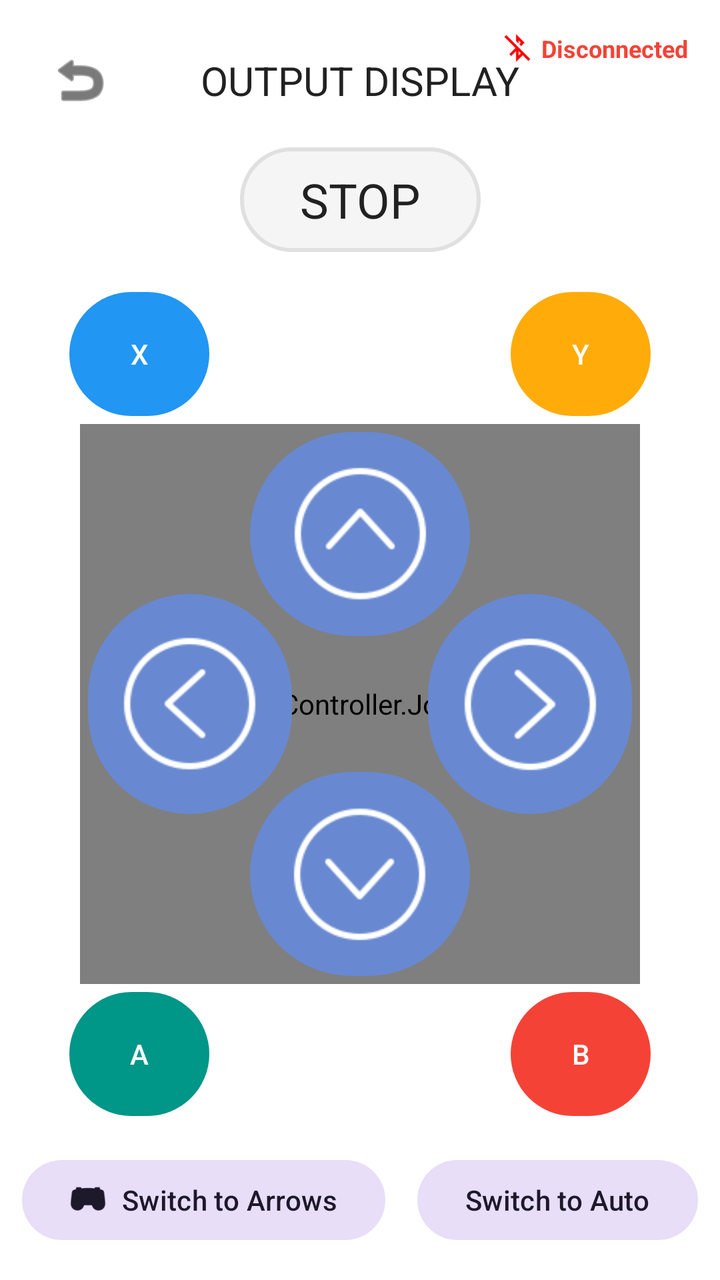
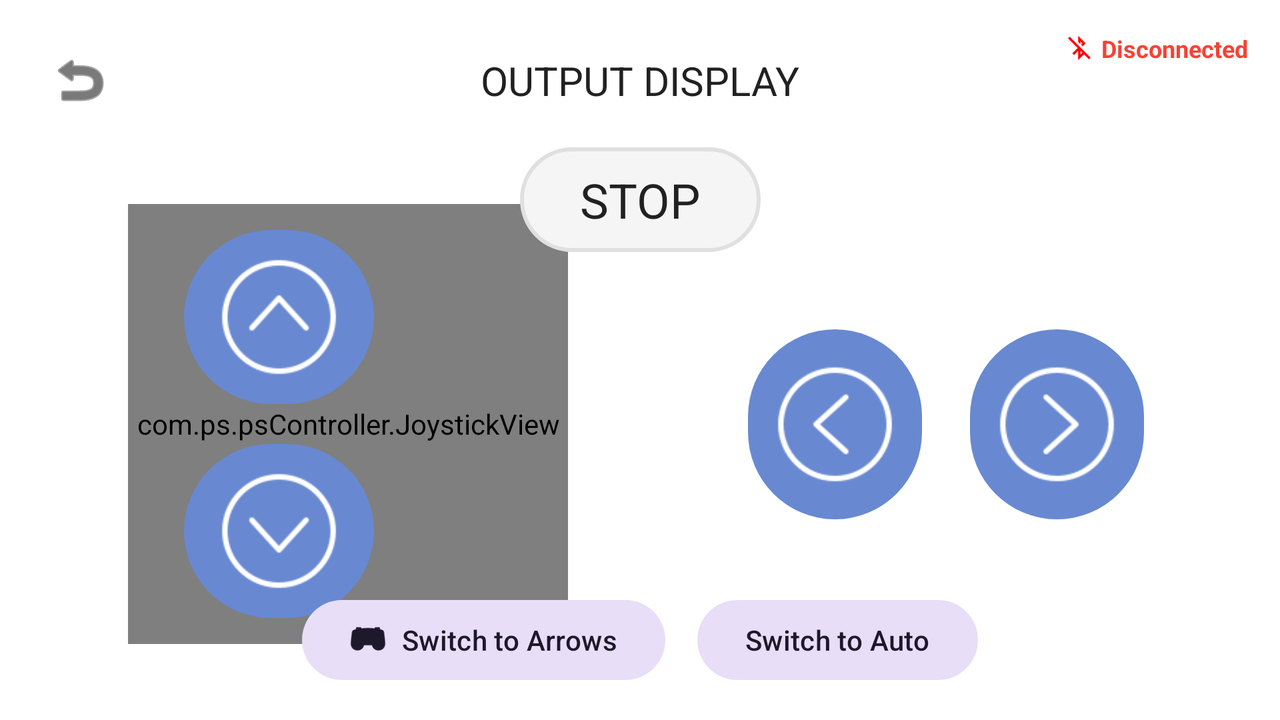

Two renders of one Android screen. The first uses the default layout on a phone; the second uses the alternative layout the repository ships for a different screen configuration, on a matching device. The two XML files are below.
<!-- AndroidManifest.xml: application theme Theme.KNSS -->
<!-- res/layout/gmaing_pad.xml -->
<?xml version="1.0" encoding="utf-8"?>
<androidx.constraintlayout.widget.ConstraintLayout xmlns:android="http://schemas.android.com/apk/res/android"
    xmlns:app="http://schemas.android.com/apk/res-auto"
    xmlns:tools="http://schemas.android.com/tools"
    android:layout_width="match_parent"
    android:layout_height="match_parent"
    android:background="#FFFFFF">

    <LinearLayout
        android:id="@+id/statusContainer"
        android:layout_width="wrap_content"
        android:layout_height="wrap_content"
        android:layout_marginTop="16dp"
        android:layout_marginEnd="16dp"
        android:gravity="center_vertical"
        android:orientation="horizontal"
        app:layout_constraintEnd_toEndOf="parent"
        app:layout_constraintTop_toTopOf="parent">

        <ImageView
            android:id="@+id/statusIcon"
            android:layout_width="16dp"
            android:layout_height="16dp"
            android:layout_marginEnd="4dp"
            android:src="@drawable/disconnected" />

        <TextView
            android:id="@+id/connectionStatus"
            android:layout_width="wrap_content"
            android:layout_height="wrap_content"
            android:text="Disconnected"
            android:textColor="#F44336"
            android:textSize="12sp"
            android:textStyle="bold" />
    </LinearLayout>

    <TextView
        android:id="@+id/outputDisplay"
        android:layout_width="wrap_content"
        android:layout_height="wrap_content"
        android:layout_marginTop="20dp"
        android:background="@drawable/rounded_bg"
        android:paddingStart="30dp"
        android:paddingTop="10dp"
        android:paddingEnd="30dp"
        android:paddingBottom="10dp"
        android:text="STOP"
        android:textColor="#212121"
        android:textSize="24sp"
        app:layout_constraintEnd_toEndOf="parent"
        app:layout_constraintStart_toStartOf="parent"
        app:layout_constraintTop_toBottomOf="@+id/title2" />

    <TextView
        android:id="@+id/title2"
        android:layout_width="wrap_content"
        android:layout_height="wrap_content"
        android:text="OUTPUT DISPLAY"
        android:textColor="#212121"
        android:textSize="20sp"
        app:layout_constraintBottom_toBottomOf="@+id/btnBack"
        app:layout_constraintEnd_toEndOf="parent"
        app:layout_constraintStart_toStartOf="parent"
        app:layout_constraintTop_toTopOf="@+id/btnBack" />

    <ImageButton
        android:id="@+id/btnBack"
        android:layout_width="48dp"
        android:layout_height="48dp"
        android:layout_marginStart="16dp"
        android:layout_marginTop="16dp"
        android:background="?attr/selectableItemBackgroundBorderless"
        android:src="@android:drawable/ic_menu_revert"
        app:layout_constraintStart_toStartOf="parent"
        app:layout_constraintTop_toTopOf="parent"
        app:tint="#212121" />

    <com.ps.psController.JoystickView
        android:id="@+id/joystickView"
        android:layout_width="280dp"
        android:layout_height="280dp"
        app:layout_constraintBottom_toBottomOf="parent"
        app:layout_constraintEnd_toEndOf="parent"
        app:layout_constraintStart_toStartOf="parent"
        app:layout_constraintTop_toBottomOf="@+id/btnBack"
        app:layout_constraintVertical_chainStyle="packed" />

    <androidx.constraintlayout.widget.ConstraintLayout
        android:id="@+id/arrowKeysContainer"
        android:layout_width="280dp"
        android:layout_height="280dp"
        android:visibility="gone"
        app:layout_constraintBottom_toBottomOf="@+id/joystickView"
        app:layout_constraintEnd_toEndOf="parent"
        app:layout_constraintStart_toStartOf="parent"
        app:layout_constraintTop_toTopOf="@+id/joystickView"
        tools:visibility="visible">

        <com.google.android.material.button.MaterialButton
            android:id="@+id/btnUp"
            android:layout_width="110dp"
            android:layout_height="110dp"
            app:backgroundTint="#6889D1"
            app:cornerRadius="55dp"
            app:elevation="4dp"
            app:icon="@drawable/forward"
            app:iconGravity="textStart"
            app:iconPadding="0dp"
            app:iconSize="75dp"
            app:iconTint="@color/white"
            app:layout_constraintEnd_toEndOf="parent"
            app:layout_constraintStart_toStartOf="parent"
            app:layout_constraintTop_toTopOf="parent" />

        <com.google.android.material.button.MaterialButton
            android:id="@+id/btnDown"
            android:layout_width="110dp"
            android:layout_height="110dp"
            android:rotation="180"
            app:backgroundTint="#6889D1"
            app:cornerRadius="55dp"
            app:elevation="4dp"
            app:icon="@drawable/forward"
            app:iconGravity="textStart"
            app:iconPadding="0dp"
            app:iconSize="75dp"
            app:iconTint="@color/white"
            app:layout_constraintBottom_toBottomOf="parent"
            app:layout_constraintEnd_toEndOf="parent"
            app:layout_constraintStart_toStartOf="parent" />

        <com.google.android.material.button.MaterialButton
            android:id="@+id/btnLeft"
            android:layout_width="110dp"
            android:layout_height="110dp"
            android:rotation="270"
            app:backgroundTint="#6889D1"
            app:cornerRadius="55dp"
            app:elevation="4dp"
            app:icon="@drawable/forward"
            app:iconGravity="textStart"
            app:iconPadding="0dp"
            app:iconSize="75dp"
            app:iconTint="@color/white"
            app:layout_constraintBottom_toBottomOf="parent"
            app:layout_constraintStart_toStartOf="parent"
            app:layout_constraintTop_toTopOf="parent" />

        <com.google.android.material.button.MaterialButton
            android:id="@+id/btnRight"
            android:layout_width="110dp"
            android:layout_height="110dp"
            android:rotation="90"
            app:backgroundTint="#6889D1"
            app:cornerRadius="55dp"
            app:elevation="4dp"
            app:icon="@drawable/forward"
            app:iconGravity="textStart"
            app:iconPadding="0dp"
            app:iconSize="75dp"
            app:iconTint="@color/white"
            app:layout_constraintBottom_toBottomOf="parent"
            app:layout_constraintEnd_toEndOf="parent"
            app:layout_constraintTop_toTopOf="parent" />

    </androidx.constraintlayout.widget.ConstraintLayout>

    
    <com.google.android.material.button.MaterialButton
        android:id="@+id/btnX"
        android:layout_width="70dp"
        android:layout_height="70dp"
        android:text="X"
        android:textColor="@color/white"
        app:backgroundTint="#2196F3"
        app:cornerRadius="35dp"
        app:layout_constraintBottom_toTopOf="@+id/joystickView"
        app:layout_constraintEnd_toEndOf="parent"
        app:layout_constraintHorizontal_bias="0.12"
        app:layout_constraintStart_toStartOf="parent"
        app:layout_constraintTop_toBottomOf="@+id/btnBack"
        app:layout_constraintVertical_bias="1.0" />

    <com.google.android.material.button.MaterialButton
        android:id="@+id/btnY"
        android:layout_width="70dp"
        android:layout_height="70dp"
        android:text="Y"
        android:textColor="@color/white"
        app:backgroundTint="#FFAC0A"
        app:cornerRadius="35dp"
        app:layout_constraintBottom_toTopOf="@+id/joystickView"
        app:layout_constraintEnd_toEndOf="parent"
        app:layout_constraintHorizontal_bias="0.88"
        app:layout_constraintStart_toStartOf="parent"
        app:layout_constraintTop_toBottomOf="@+id/btnBack"
        app:layout_constraintVertical_bias="1.0" />

    
    <com.google.android.material.button.MaterialButton
        android:id="@+id/btnA"
        android:layout_width="70dp"
        android:layout_height="70dp"
        android:text="A"
        android:textColor="@color/white"
        app:backgroundTint="#009688"
        app:cornerRadius="35dp"
        app:layout_constraintEnd_toEndOf="parent"
        app:layout_constraintHorizontal_bias="0.12"
        app:layout_constraintStart_toStartOf="parent"
        app:layout_constraintTop_toBottomOf="@+id/joystickView" />

    <com.google.android.material.button.MaterialButton
        android:id="@+id/btnB"
        android:layout_width="70dp"
        android:layout_height="70dp"
        android:text="B"
        android:textColor="@color/white"
        app:backgroundTint="#F44336"
        app:cornerRadius="35dp"
        app:layout_constraintEnd_toEndOf="parent"
        app:layout_constraintHorizontal_bias="0.88"
        app:layout_constraintStart_toStartOf="parent"
        app:layout_constraintTop_toBottomOf="@+id/joystickView" />

    <LinearLayout
        android:layout_width="wrap_content"
        android:layout_height="wrap_content"
        android:layout_marginBottom="16dp"
        android:gravity="center_vertical"
        android:orientation="horizontal"
        app:layout_constraintBottom_toBottomOf="parent"
        app:layout_constraintEnd_toEndOf="parent"
        app:layout_constraintStart_toStartOf="parent">

        <com.google.android.material.button.MaterialButton
            android:id="@+id/btnToggleMode"
            style="@style/Widget.Material3.Button.TonalButton"
            android:layout_width="wrap_content"
            android:layout_height="wrap_content"
            android:layout_marginEnd="8dp"
            android:text="Switch to Arrows"
            app:icon="@drawable/controller" />

        <com.google.android.material.button.MaterialButton
            android:id="@+id/btnToggleAuto"
            style="@style/Widget.Material3.Button.TonalButton"
            android:layout_width="wrap_content"
            android:layout_height="wrap_content"
            android:layout_marginStart="8dp"
            android:text="Switch to Auto" />

    </LinearLayout>

</androidx.constraintlayout.widget.ConstraintLayout>
<!-- resources referenced by this layout -->
<resources>
  <!-- drawable controller: png bitmap (drawable, 2731 bytes) -->
  <!-- drawable disconnected: png bitmap (drawable, 633 bytes) -->
  <!-- drawable forward: png bitmap (drawable, 1977 bytes) -->
  <!-- drawable rounded_bg (drawable) -->
  <?xml version="1.0" encoding="utf-8"?>
  <shape xmlns:android="http://schemas.android.com/apk/res/android">
      <solid android:color="#F5F5F5"/>
      <corners android:radius="25dp"/>
      <stroke android:width="2dp" android:color="#E0E0E0"/>
  </shape>
  <style name="Theme.KNSS" parent="Base.Theme.KNSS" />
  <style name="Base.Theme.KNSS" parent="Theme.Material3.DayNight.NoActionBar">
          
          
      </style>
</resources>
<!-- res/layout-land/gmaing_pad.xml (the repository's variant of the layout above) -->
<!-- drawn on the phone turned sideways -->
<?xml version="1.0" encoding="utf-8"?>
<androidx.constraintlayout.widget.ConstraintLayout xmlns:android="http://schemas.android.com/apk/res/android"
    xmlns:app="http://schemas.android.com/apk/res-auto"
    xmlns:tools="http://schemas.android.com/tools"
    android:layout_width="match_parent"
    android:layout_height="match_parent"
    android:background="#FFFFFF">

    <LinearLayout
        android:id="@+id/statusContainer"
        android:layout_width="wrap_content"
        android:layout_height="wrap_content"
        android:layout_marginTop="16dp"
        android:layout_marginEnd="16dp"
        android:gravity="center_vertical"
        android:orientation="horizontal"
        app:layout_constraintEnd_toEndOf="parent"
        app:layout_constraintTop_toTopOf="parent">

        <ImageView
            android:id="@+id/statusIcon"
            android:layout_width="14dp"
            android:layout_height="14dp"
            android:layout_marginEnd="4dp"
            android:src="@drawable/disconnected" />

        <TextView
            android:id="@+id/connectionStatus"
            android:layout_width="wrap_content"
            android:layout_height="wrap_content"
            android:text="Disconnected"
            android:textColor="#F44336"
            android:textSize="12sp"
            android:textStyle="bold" />
    </LinearLayout>

    <ImageButton
        android:id="@+id/btnBack"
        android:layout_width="48dp"
        android:layout_height="48dp"
        android:layout_marginStart="16dp"
        android:layout_marginTop="16dp"
        android:background="?attr/selectableItemBackgroundBorderless"
        android:src="@android:drawable/ic_menu_revert"
        app:layout_constraintStart_toStartOf="parent"
        app:layout_constraintTop_toTopOf="parent"
        app:tint="#212121" />

    <TextView
        android:id="@+id/title"
        android:layout_width="wrap_content"
        android:layout_height="wrap_content"
        android:text="OUTPUT DISPLAY"
        android:textColor="#212121"
        android:textSize="20sp"
        app:layout_constraintBottom_toBottomOf="@+id/btnBack"
        app:layout_constraintEnd_toEndOf="parent"
        app:layout_constraintStart_toStartOf="parent"
        app:layout_constraintTop_toTopOf="@+id/btnBack" />

    
    <com.ps.psController.JoystickView
        android:id="@+id/joystickView"
        android:layout_width="220dp"
        android:layout_height="220dp"
        android:layout_marginStart="64dp"
        app:layout_constraintBottom_toBottomOf="parent"
        app:layout_constraintStart_toStartOf="parent"
        app:layout_constraintTop_toBottomOf="@+id/btnBack" />

    <androidx.constraintlayout.widget.ConstraintLayout
        android:id="@+id/arrowKeysContainer"
        android:layout_width="match_parent"
        android:layout_height="0dp"
        android:visibility="gone"
        app:layout_constraintBottom_toBottomOf="parent"
        app:layout_constraintTop_toBottomOf="@+id/btnBack"
        tools:visibility="visible">

        <com.google.android.material.button.MaterialButton
            android:id="@+id/btnUp"
            android:layout_width="95dp"
            android:layout_height="95dp"
            android:layout_marginStart="92dp"
            app:backgroundTint="#6889D1"
            app:cornerRadius="47.5dp"
            app:elevation="4dp"
            app:icon="@drawable/forward"
            app:iconGravity="textStart"
            app:iconPadding="0dp"
            app:iconSize="65dp"
            app:iconTint="@color/white"
            app:layout_constraintBottom_toTopOf="@+id/btnDown"
            app:layout_constraintStart_toStartOf="parent"
            app:layout_constraintTop_toTopOf="parent"
            app:layout_constraintVertical_chainStyle="packed" />

        <com.google.android.material.button.MaterialButton
            android:id="@+id/btnDown"
            android:layout_width="95dp"
            android:layout_height="95dp"
            android:layout_marginStart="92dp"
            android:layout_marginTop="12dp"
            android:rotation="180"
            app:backgroundTint="#6889D1"
            app:cornerRadius="47.5dp"
            app:elevation="4dp"
            app:icon="@drawable/forward"
            app:iconGravity="textStart"
            app:iconPadding="0dp"
            app:iconSize="65dp"
            app:iconTint="@color/white"
            app:layout_constraintBottom_toBottomOf="parent"
            app:layout_constraintStart_toStartOf="parent"
            app:layout_constraintTop_toBottomOf="@+id/btnUp" />

        <com.google.android.material.button.MaterialButton
            android:id="@+id/btnLeft"
            android:layout_width="95dp"
            android:layout_height="95dp"
            android:layout_marginEnd="16dp"
            android:rotation="270"
            app:backgroundTint="#6889D1"
            app:cornerRadius="47.5dp"
            app:elevation="4dp"
            app:icon="@drawable/forward"
            app:iconGravity="textStart"
            app:iconPadding="0dp"
            app:iconSize="65dp"
            app:iconTint="@color/white"
            app:layout_constraintBottom_toBottomOf="parent"
            app:layout_constraintEnd_toStartOf="@+id/btnRight"
            app:layout_constraintTop_toTopOf="parent" />

        <com.google.android.material.button.MaterialButton
            android:id="@+id/btnRight"
            android:layout_width="95dp"
            android:layout_height="95dp"
            android:layout_marginEnd="64dp"
            android:rotation="90"
            app:backgroundTint="#6889D1"
            app:cornerRadius="47.5dp"
            app:elevation="4dp"
            app:icon="@drawable/forward"
            app:iconGravity="textStart"
            app:iconPadding="0dp"
            app:iconSize="65dp"
            app:iconTint="@color/white"
            app:layout_constraintBottom_toBottomOf="parent"
            app:layout_constraintEnd_toEndOf="parent"
            app:layout_constraintTop_toTopOf="parent" />

    </androidx.constraintlayout.widget.ConstraintLayout>

    
    <androidx.constraintlayout.widget.ConstraintLayout
        android:id="@+id/constraintLayout3"
        android:layout_width="210dp"
        android:layout_height="210dp"
        android:layout_marginEnd="64dp"
        app:layout_constraintBottom_toBottomOf="parent"
        app:layout_constraintEnd_toEndOf="parent"
        app:layout_constraintTop_toBottomOf="@+id/btnBack"
        tools:visibility="invisible">

        <com.google.android.material.button.MaterialButton
            android:id="@+id/btnY"
            android:layout_width="70dp"
            android:layout_height="70dp"
            android:text="Y"
            android:textColor="@color/white"
            app:backgroundTint="#FFAC0A"
            app:cornerRadius="35dp"
            app:layout_constraintEnd_toEndOf="parent"
            app:layout_constraintStart_toStartOf="parent"
            app:layout_constraintTop_toTopOf="parent" />

        <com.google.android.material.button.MaterialButton
            android:id="@+id/btnA"
            android:layout_width="70dp"
            android:layout_height="70dp"
            android:text="A"
            android:textColor="@color/white"
            app:backgroundTint="#009688"
            app:cornerRadius="35dp"
            app:layout_constraintBottom_toBottomOf="parent"
            app:layout_constraintEnd_toEndOf="parent"
            app:layout_constraintStart_toStartOf="parent" />

        <com.google.android.material.button.MaterialButton
            android:id="@+id/btnX"
            android:layout_width="70dp"
            android:layout_height="70dp"
            android:text="X"
            android:textColor="@color/white"
            app:backgroundTint="#2196F3"
            app:cornerRadius="35dp"
            app:layout_constraintBottom_toBottomOf="parent"
            app:layout_constraintStart_toStartOf="parent"
            app:layout_constraintTop_toTopOf="parent" />

        <com.google.android.material.button.MaterialButton
            android:id="@+id/btnB"
            android:layout_width="70dp"
            android:layout_height="70dp"
            android:text="B"
            android:textColor="@color/white"
            app:backgroundTint="#F44336"
            app:cornerRadius="35dp"
            app:layout_constraintBottom_toBottomOf="parent"
            app:layout_constraintEnd_toEndOf="parent"
            app:layout_constraintTop_toTopOf="parent" />

    </androidx.constraintlayout.widget.ConstraintLayout>

    <TextView
        android:id="@+id/outputDisplay"
        android:layout_width="wrap_content"
        android:layout_height="wrap_content"
        android:layout_marginTop="20dp"
        android:background="@drawable/rounded_bg"
        android:paddingStart="30dp"
        android:paddingTop="10dp"
        android:paddingEnd="30dp"
        android:paddingBottom="10dp"
        android:text="STOP"
        android:textColor="#212121"
        android:textSize="24sp"
        app:layout_constraintEnd_toEndOf="parent"
        app:layout_constraintStart_toStartOf="parent"
        app:layout_constraintTop_toBottomOf="@+id/title" />

    <LinearLayout
        android:layout_width="wrap_content"
        android:layout_height="wrap_content"
        android:layout_marginBottom="16dp"
        android:gravity="center_vertical"
        android:orientation="horizontal"
        app:layout_constraintBottom_toBottomOf="parent"
        app:layout_constraintEnd_toEndOf="parent"
        app:layout_constraintStart_toStartOf="parent">

        <com.google.android.material.button.MaterialButton
            android:id="@+id/btnToggleMode"
            style="@style/Widget.Material3.Button.TonalButton"
            android:layout_width="wrap_content"
            android:layout_height="wrap_content"
            android:layout_marginEnd="8dp"
            android:text="Switch to Arrows"
            app:icon="@drawable/controller" />

        <com.google.android.material.button.MaterialButton
            android:id="@+id/btnToggleAuto"
            style="@style/Widget.Material3.Button.TonalButton"
            android:layout_width="wrap_content"
            android:layout_height="wrap_content"
            android:layout_marginStart="8dp"
            android:text="Switch to Auto" />

    </LinearLayout>

</androidx.constraintlayout.widget.ConstraintLayout>
